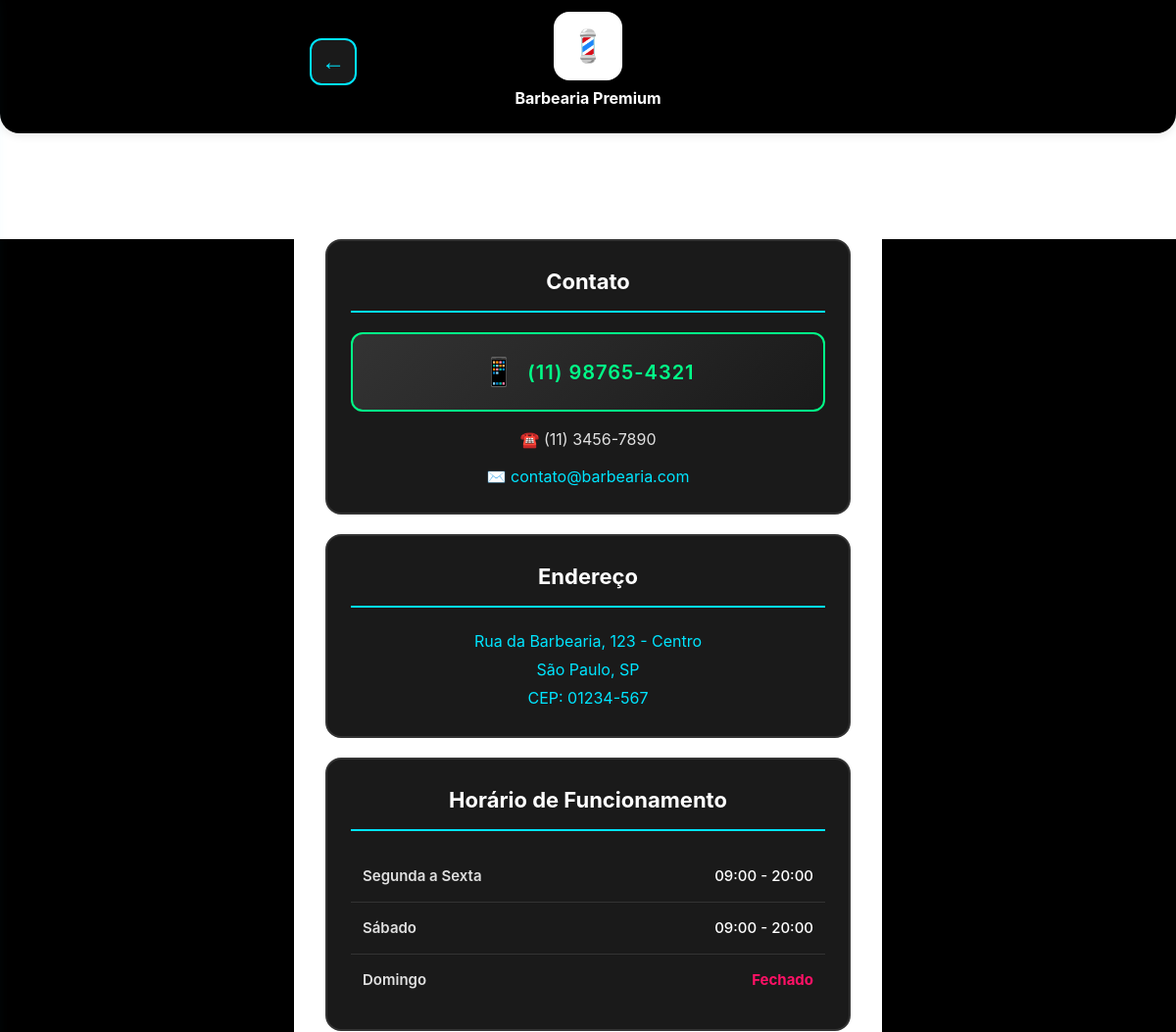
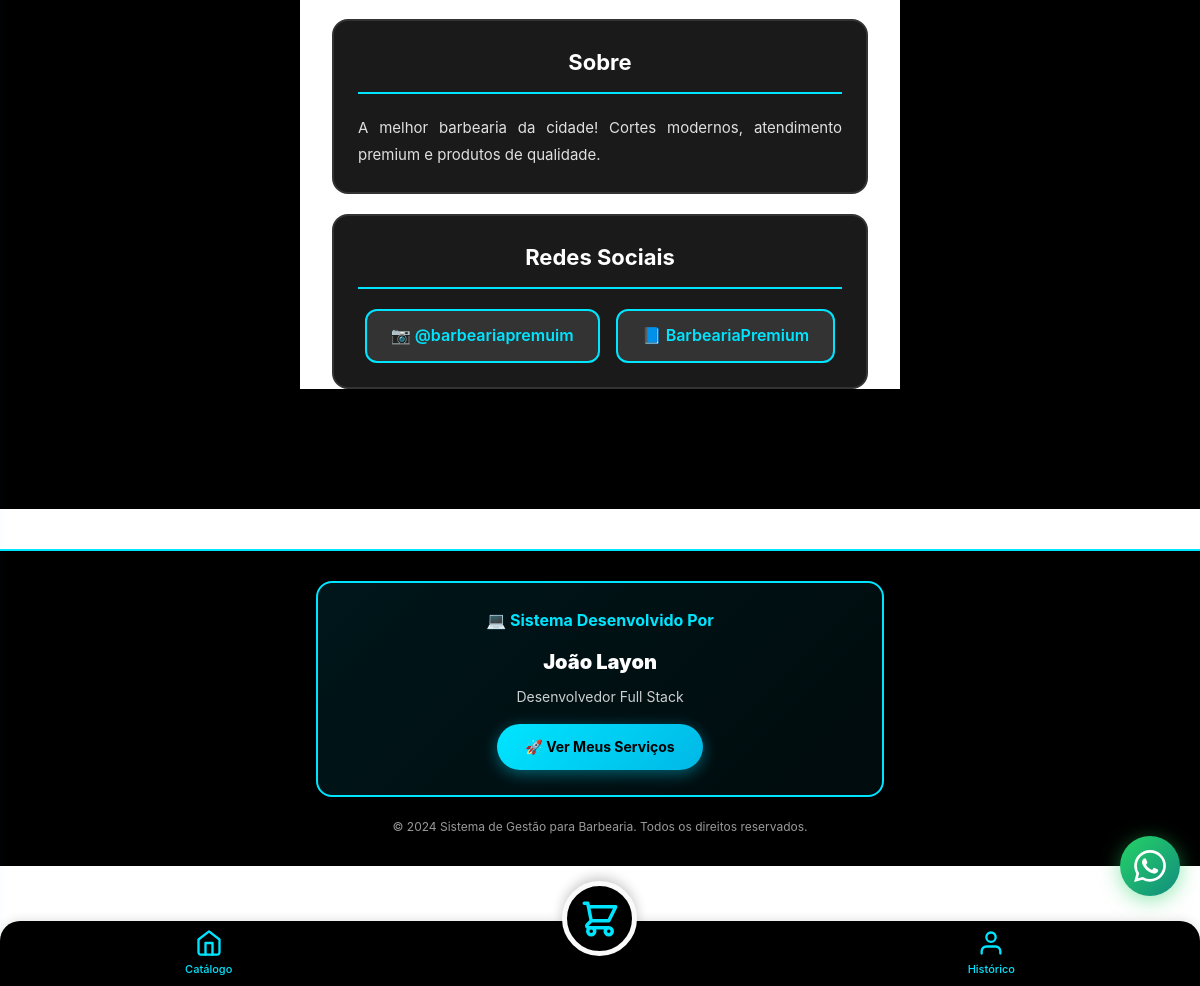
The app's page /contato with its own data (2 pictures, top to bottom).
### tables this page shows
CREATE TABLE configuracoes (
            chave TEXT PRIMARY KEY,
            valor TEXT
        );

### app.py (the view)
@app.route('/contato')
def contato():
    carrinho_count = sum(item.get('quantidade', 1) for item in session.get('carrinho', []))
    return render_template('contato.html', carrinho_count=carrinho_count)

### app.py (called while the page is built)
def get_configuracoes():
    conn = db.get_db_connection()
    cursor = conn.cursor()
    cursor.execute('SELECT * FROM configuracoes')
    configs_raw = cursor.fetchall()
    conn.close()
    configs = {}
    for config in configs_raw:
        configs[config['chave']] = config['valor']
    return configs

@app.context_processor
def inject_configs():
    return dict(site_config=get_configuracoes())

### database.py (called while the page is built)
def get_db_connection():
    conn = sqlite3.connect(DB_PATH)
    conn.row_factory = sqlite3.Row
    return conn

### templates/contato.html (shortened to what this page needs)
{% extends "base.html" %}
{% block content %}
<div class="contato-page">
    <header>
        <div class="container">
            <div class="header-top">
                <button class="menu-btn" onclick="window.history.back()">←</button>
                <div class="logo-container">
                    <div class="logo">{{ site_config.get('logo_emoji', '💈') }}</div>
                    <div class="logo-text">{{ site_config.get('nome_barbearia', 'Barbearia Premium') }}</div>
                </div>
            </div>
        </div>
    </header>
    <main class="container">
        <div class="contato-container">
            <section class="contato-section">
                <h2 class="section-title">Contato</h2>
                {% if site_config.get('whatsapp') %}
                {% set whatsapp = site_config.get('whatsapp', '')|replace('(', '')|replace(')', '')|replace(' ', '')|replace('-', '') %}
                <a href="https://wa.me/55{{ whatsapp }}" class="whatsapp-link" target="_blank">
                    <span class="whatsapp-icon">📱</span>
                    <span class="whatsapp-number">{{ site_config.get('whatsapp') }}</span>
                </a>
                {% endif %}
                {% if site_config.get('telefone') %}
                <p style="text-align: center; margin-top: 16px; color: var(--cinza-claro);">
                    ☎️ {{ site_config.get('telefone') }}
                </p>
                {% endif %}
                {% if site_config.get('email') %}
                <p style="text-align: center; margin-top: 12px; color: var(--azul-neon);">
                    ✉️ {{ site_config.get('email') }}
                </p>
                {% endif %}
            </section>
            <section class="endereco-section">
                <h2 class="section-title">Endereço</h2>
                <p class="endereco-text">
                    {{ site_config.get('endereco', 'Rua da Barbearia, 123 - Centro') }}
                    {% if site_config.get('cidade') and site_config.get('estado') %}
                    <br>{{ site_config.get('cidade') }}, {{ site_config.get('estado') }}
                    {% endif %}
                    {% if site_config.get('cep') %}
                    <br>CEP: {{ site_config.get('cep') }}
                    {% endif %}
                </p>
            </section>
            <section class="horario-section">
                <h2 class="section-title">Horário de Funcionamento</h2>
                <table class="horario-table">
                    <tbody>
                        <tr>
                            <td class="dia">Segunda a Sexta</td>
                            <td class="hora">{{ site_config.get('horario_abertura', '09:00') }} - {{ site_config.get('horario_fechamento', '20:00') }}</td>
                        </tr>
                        <tr>
                            <td class="dia">Sábado</td>
                            <td class="hora">{{ site_config.get('horario_abertura', '09:00') }} - {{ site_config.get('horario_fechamento', '20:00') }}</td>
                        </tr>
                        <tr>
                            <td class="dia">Domingo</td>
                            <td class="hora fechado">Fechado</td>
                        </tr>
                    </tbody>
                </table>
            </section>
            <section class="sobre-section">
                <h2 class="section-title">Sobre</h2>
                <p class="sobre-text">
                    {{ site_config.get('descricao', 'A melhor barbearia da cidade! Cortes modernos, atendimento premium e produtos de qualidade.') }}
                </p>
            </section>
            {% if site_config.get('instagram') or site_config.get('facebook') %}
            <section class="sobre-section">
                <h2 class="section-title">Redes Sociais</h2>
                <div style="display: flex; gap: 16px; justify-content: center; flex-wrap: wrap;">
                    {% if site_config.get('instagram') %}
                    <a href="https://instagram.com/{{ site_config.get('instagram')|replace('@', '') }}" target="_blank"
                       style="padding: 12px 24px; background: var(--cinza-medio); color: var(--azul-neon); border-radius: 12px; text-decoration: none; font-weight: 600; border: 2px solid var(--azul-neon);">
                        📷 {{ site_config.get('instagram') }}
                    </a>
                    {% endif %}
                    {% if site_config.get('facebook') %}
                    <a href="https://facebook.com/{{ site_config.get('facebook') }}" target="_blank"
                       style="padding: 12px 24px; background: var(--cinza-medio); color: var(--azul-neon); border-radius: 12px; text-decoration: none; font-weight: 600; border: 2px solid var(--azul-neon);">
                        📘 {{ site_config.get('facebook') }}
                    </a>
                    {% endif %}
                </div>
            </section>
            {% endif %}
        </div>
    </main>
</div>
{% if site_config.get('whatsapp') %}
{% set whatsapp = site_config.get('whatsapp', '')|replace('(', '')|replace(')', '')|replace(' ', '')|replace('-', '') %}
<a href="https://wa.me/55{{ whatsapp }}" class="whatsapp-float-btn" target="_blank" title="Fale conosco no WhatsApp">
</a>
{% endif %}
{% endblock %}

### templates/base.html (shortened to what this page needs)
<!DOCTYPE html>
<html lang="pt-BR">
<head>
    <link rel="stylesheet" href="{{ url_for('static', filename='css/style.css') }}">
</head>
<body>
    {% block content %}{% endblock %}
    <nav class="bottom-nav">
        <div style="display:flex;width:100%;justify-content: space-around;padding:0 20px;color:white;height:100%;align-items: center;" class="text-center">
            <a href="/" class="nav-item {% if request.path == '/' %}active{% endif %}" style="outline:none;width:auto;background-color:none;border:none;margin:0;padding:0;">
                <div>Catálogo</div>
            </a>
            <a href="/carrinho" class="nav-item nav-cart-circle {% if request.path == '/carrinho' %}active{% endif %}">
            </a>
            <a href="/historico" class="nav-item {% if request.path == '/historico' %}active{% endif %}" style="background:none;border:none;width:auto;padding:0;margin:0;outline:none;">
                <div>Histórico</div>
            </a>
        </div>
    </nav>
    <footer style="background: #000; color: #fff; text-align: center; padding: 30px 20px; margin-top: 40px; border-top: 2px solid var(--azul-neon);">
        <div class="container">
            <div style="background: linear-gradient(135deg, rgba(0, 217, 255, 0.1) 0%, rgba(0, 217, 255, 0.05) 100%); border: 2px solid var(--azul-neon); border-radius: 16px; padding: 25px; margin-bottom: 20px;">
                <p style="font-size: 16px; font-weight: 700; color: var(--azul-neon); margin-bottom: 12px;">
                    💻 Sistema Desenvolvido Por
                </p>
                <p style="font-size: 20px; font-weight: 900; color: #fff; margin-bottom: 8px;">
                    João Layon
                </p>
                <p style="font-size: 14px; color: rgba(255, 255, 255, 0.8); margin-bottom: 16px;">
                    Desenvolvedor Full Stack
                </p>
                <a href="https://dujao22.github.io/Apresentacao_Solucoes_Digitais-/"
                   target="_blank"
                   style="display: inline-block; padding: 12px 28px; background: linear-gradient(135deg, var(--azul-neon), #00B8E6); color: #000; font-size: 14px; font-weight: 700; border-radius: 25px; text-decoration: none; transition: all 0.3s ease; box-shadow: 0 4px 15px rgba(0, 217, 255, 0.4);">
                    🚀 Ver Meus Serviços
                </a>
            </div>
            <p style="font-size: 12px; color: rgba(255, 255, 255, 0.6);">
                © 2024 Sistema de Gestão para Barbearia. Todos os direitos reservados.
            </p>
        </div>
    </footer>
</body>
</html>

### static/css/style.css (style rules this page uses)
:root { --preto: #000000; --azul-neon: #00E5FF; --azul-neon-escuro: #00B8E6; --cinza-escuro: #1a1a1a; --cinza-medio: #333333; --branco: #FFFFFF; --cinza-claro: #E0E0E0; --verde-neon: #00FF88; --vermelho-neon: #FF1166; --amarelo-neon: #FFD700; }
* { margin: 0; padding: 0; box-sizing: border-box; }
body { font-family: -apple-system, BlinkMacSystemFont, 'Segoe UI', Roboto, Oxygen, Ubuntu, Cantarell, sans-serif; background-color: #FFFFFF; background: #FFFFFF; color: #000000; line-height: 1.6; padding-bottom: 120px; padding-top: 220px; }
.container { max-width: 600px; margin: 0 auto; padding: 0 16px; }
main { background: #FFFFFF; color: #000000; }
main h1, main h2, main h3, main h4, main h5, main h6, main p, main span, main label, main div { color: #000000; }
header { background: #000000; padding: 12px 0; z-index: 100; box-shadow: 0 2px 10px rgba(0, 0, 0, 0.1); border-radius: 0 0 20px 20px; position: fixed; top: 0; left: 0; right: 0; transition: all 0.3s ease; }
.header-top { display: flex; justify-content: space-between; align-items: center; margin-bottom: 10px; }
.logo-container { display: flex; flex-direction: column; align-items: center; flex: 1; }
.logo { width: 70px; height: 70px; background: #FFFFFF; border-radius: 16px; display: flex; align-items: center; justify-content: center; font-size: 32px; margin-bottom: 6px; box-shadow: 0 2px 8px rgba(0, 0, 0, 0.15); }
.logo-text { font-size: 16px; font-weight: 700; color: #FFFFFF; text-align: center; }
.menu-btn { background: var(--cinza-escuro); border: 2px solid var(--azul-neon); color: var(--azul-neon); width: 48px; height: 48px; border-radius: 12px; font-size: 24px; cursor: pointer; display: flex; align-items: center; justify-content: center; transition: all 0.3s ease; }
.bottom-nav { position: fixed; bottom: 0; left: 0; right: 0; background: #000000; border-top: none; display: flex; justify-content: space-around; align-items: center; padding: 0; box-shadow: 0 -2px 10px rgba(0, 0, 0, 0.1); z-index: 1000; height: 65px; border-radius: 20px 20px 0 0; }
.nav-cart-circle { position: relative; top: -35px; width: 75px !important; height: 75px !important; border-radius: 50%; background: #000000; display: flex; align-items: center; justify-content: center; box-shadow: 0 -4px 12px rgba(0, 0, 0, 0.2); border: 5px solid #FAFAFA; outline: none; margin: 0; padding: 0; z-index: 1001; }
.cart-svg-icon { width: 42px; height: 42px; color: var(--azul-neon); }
.text-center { text-align: center; }
.nav-item { display: flex; flex-direction: column; align-items: center; justify-content: center; color: var(--azul-neon); text-decoration: none; font-size: 11px; font-weight: 500; transition: all 0.3s ease; position: relative; padding: 8px 16px; }
.nav-icon { font-size: 26px; margin-bottom: 4px; }

### records on screen
configuracoes: get "Barbearia Premium"
configuracoes: get "(11) 98765-4321"
configuracoes: get "(11) 3456-7890"
configuracoes: get "contato@barbearia.com"
configuracoes: get "Rua da Barbearia, 123 - Centro"
configuracoes: get "São Paulo"
configuracoes: get "SP"
configuracoes: get "01234-567"
configuracoes: get "09:00"
configuracoes: get "20:00"
configuracoes: get "A melhor barbearia da cidade! Cortes modernos, atendimento premium e produtos de qualidade."
configuracoes: get "@barbeariapremuim"
configuracoes: get "BarbeariaPremium"

### other values on screen
{{ site_config.get('logo_emoji', '💈') }} "💈"
